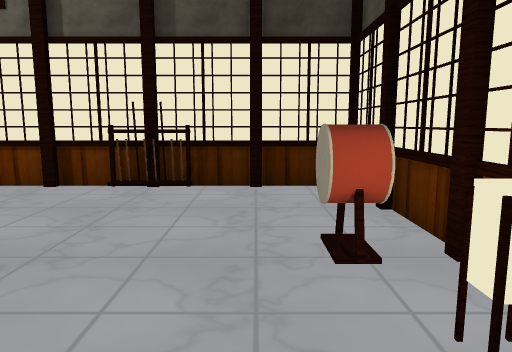
view 1 (above)

14 first-person views from a walk through a Godot game level. The camera is 1.5 m above the floor, tilts 8° down and sees 70° across. The floor is counted in squares, 1 m on a side. Each view is taken from the middle of a square. On the plan, view 1 faces up. The plan holds only what a view shows up to about 16 squares ahead; the rest is blank. Some surface patterns are stand-ins.

view 2
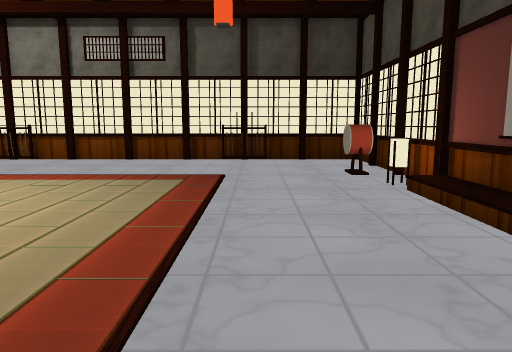

view 3
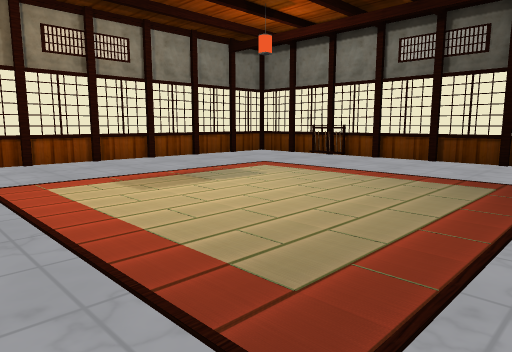

view 4
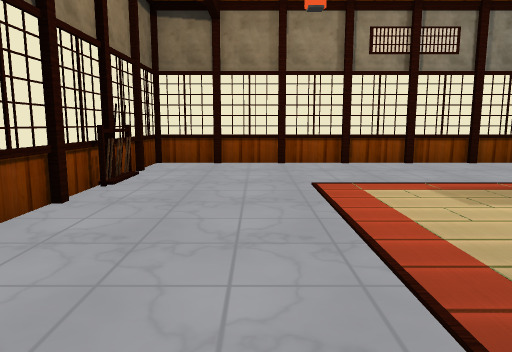

view 5
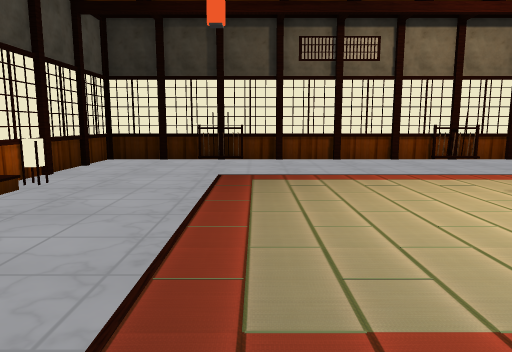

view 6
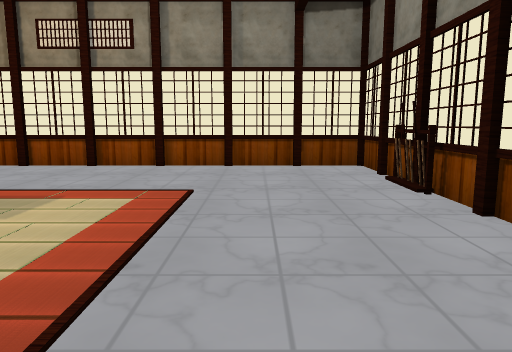

view 7
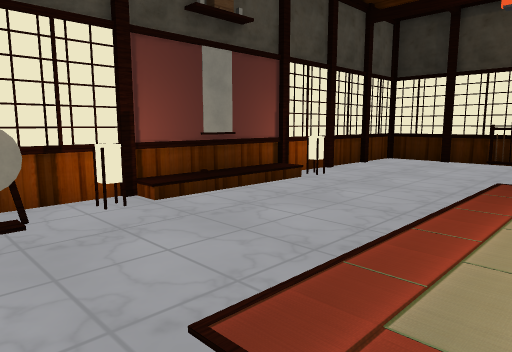

view 8
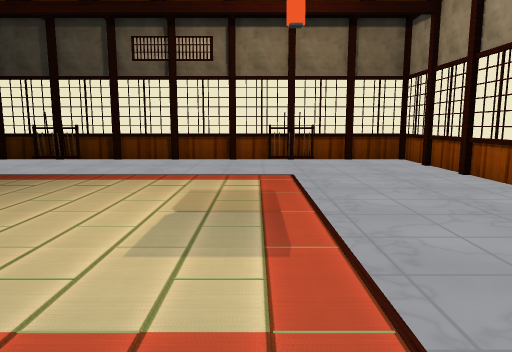

view 9
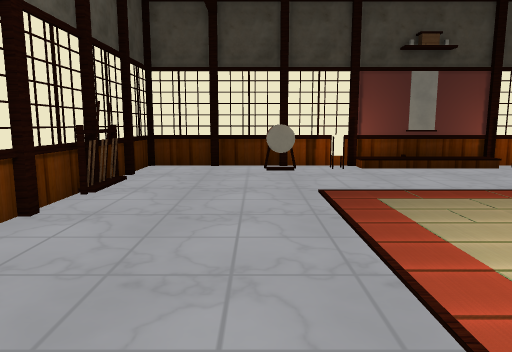

view 10
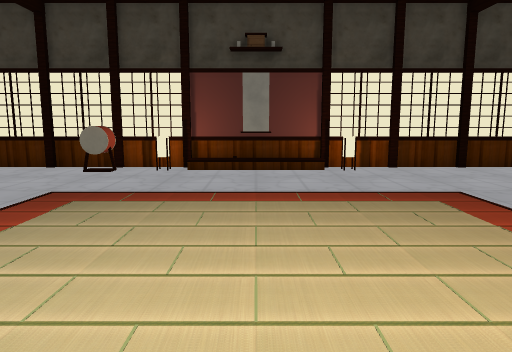

view 11
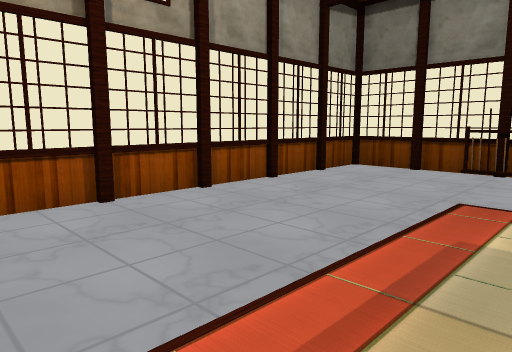

view 12
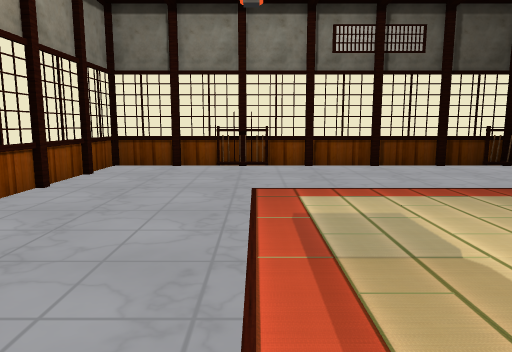

view 13
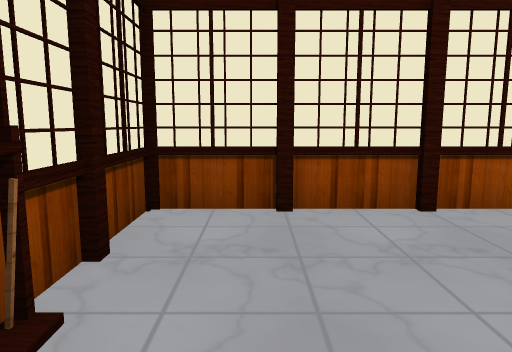

view 14
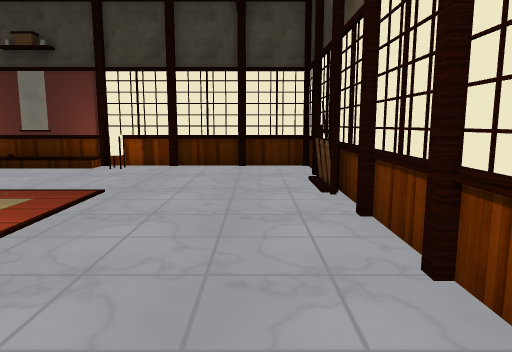

### Floor plan
Points are (right, up) in squares from view 1. A wall is a line through its corners. A room is listed if a view was taken in it or the views show most of it. See-through windows are left out.
Room 1 (views 1, 2, 3, 4, 5, 6, 7, 8, 9, 10, 11, 12, 13, 14)
walls: (-17.2, -0.8) (-17.2, -1.2); (-17.4, -1.1) (-17.4, -3.4); (-17.2, -3.2) (-17.2, -3.8); (-17.2, 1.8) (-17.2, 1.2); (-17.4, 1.4) (-17.4, -0.9); (-7.8, -10.7) (-7.2, -10.7); (-17.4, -3.6) (-17.4, -5.9); (-9.8, 8.7) (-10.2, 8.7); (-7.6, 8.9) (-9.9, 8.9); (-7.4, -10.9) (-5.1, -10.9); (-10.2, -10.7) (-9.8, -10.7); (-9.9, -10.9) (-7.6, -10.9); (-10.1, 8.9) (-12.4, 8.9); (-4.8, 8.7) (-5.2, 8.7); (-11.5, 8.6) (-13.5, 8.6); (-5.1, 8.9) (-7.4, 8.9); (1.9, 2) (1.4, 2) (1.4, 2.4) (1.9, 2.4); (-4.9, -10.9) (-2.6, -10.9); (-17.2, -5.8) (-17.2, -6.2); (1.4, 3.6) (1.4, 4.2); (1.9, -4.4) (1.4, -4.4) (1.4, -4) (1.9, -4); (-3.4, -10.5) (-1.8, -10.5); (-17.2, 4.2) (-17.2, 3.8); (2.2, -3.8) (2.2, -3.2); (-17.4, 3.9) (-17.4, 1.6); (1.5, 3.8) (0.8, 3.8) (0.8, 4.8); (-12.4, 8.7) (-13.2, 8.7); (2.4, -3.4) (2.4, 1.4); (-17.4, -6.1) (-17.4, -8.4); (2.4, 1.6) (2.4, 3.9); (-3.4, -10.7) (-1.6, -10.7); (-12.4, -10.9) (-10.1, -10.9); (-12.6, 8.9) (-14.9, 8.9); (-13.4, -10.5) (-11.8, -10.5); (-13.5, -10.7) (-11.5, -10.7); (2.2, 3.8) (2.2, 4.2); (-2.6, 8.9) (-4.9, 8.9); (-2.1, 8.7) (-3.2, 8.7); (-2.4, -10.9) (-0.1, -10.9); (2.4, -5.9) (2.4, -3.6); (2.4, 4.1) (2.4, 6.4); (-1.5, 8.6) (-3.5, 8.6); (-17.2, -8.2) (-17.2, -8.8); (-14.8, 8.7) (-15.2, 8.7); (-17.4, 6.4) (-17.4, 4.1); (-17.2, 6.8) (-17.2, 6.2); (-14.9, -10.9) (-12.6, -10.9); (-15.2, -10.7) (-14.8, -10.7); (-17.4, -8.6) (-17.4, -10.9) (-15.1, -10.9); (-15.1, 8.9) (-17.4, 8.9) (-17.4, 6.6); (-0.1, 8.9) (-2.4, 8.9); (2.4, -8.4) (2.4, -6.1); (0.1, -10.9) (2.4, -10.9) (2.4, -8.6); (2.4, 6.6) (2.4, 8.9) (0.1, 8.9)
ways out: gap at (2, 4)

Where each view was taken, in squares from view 1:
view 1: 0 up, 0 right, facing up
view 2: 7 down, 2 left, facing up
view 3: 7 down, 2 left, facing up-left
view 4: 7 down, 3 left, facing left
view 5: 5 up, 4 left, facing down
view 6: 5 up, 4 left, facing left
view 7: 5 up, 5 left, facing down-right
view 8: 5 up, 11 left, facing down
view 9: 5 up, 11 left, facing right
view 10: 1 down, 11 left, facing right
view 11: 4 down, 10 left, facing up-left
view 12: 5 down, 12 left, facing up
view 13: 9 down, 11 left, facing left
view 14: 9 down, 11 left, facing right
